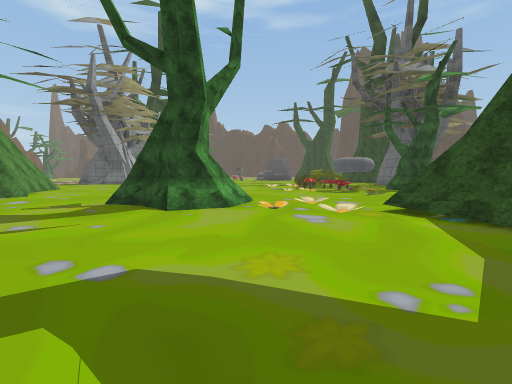
View 1 (above)

14 first-person views from a walk through a scene from a Unity 3-D project. The camera is 1.3 m above the floor, tilts 4° down and sees 90° across. The floor is counted in squares, 2 m on a side. Each view is taken from the middle of a square. On the plan, view 1 faces up. The plan holds only what a view shows up to about 9 squares ahead; the rest is blank. The place goes on beyond the plan. The player is left out. Some animated figures are not drawn. Some surface patterns are stand-ins.

View 2
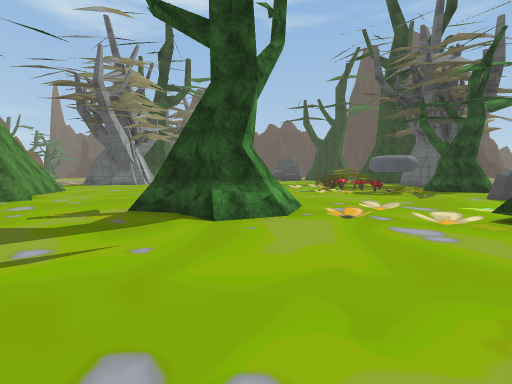

View 3
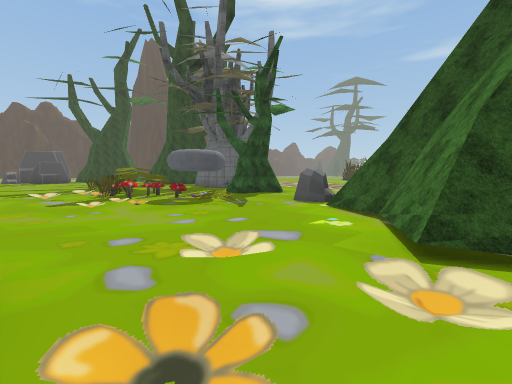

View 4
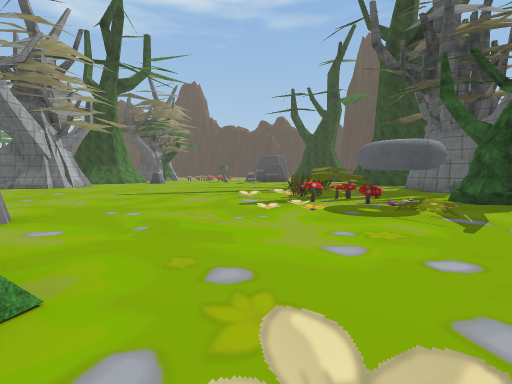

View 5
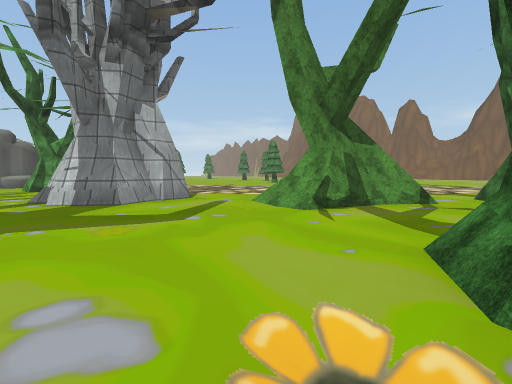

View 6
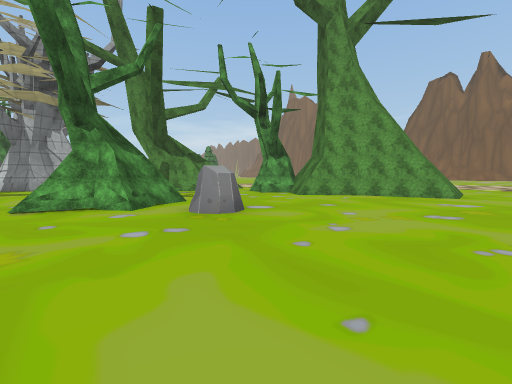

View 7
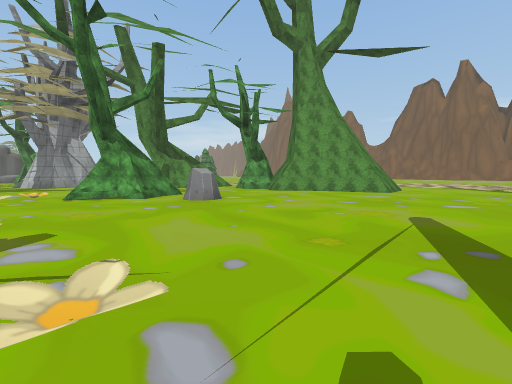

View 8
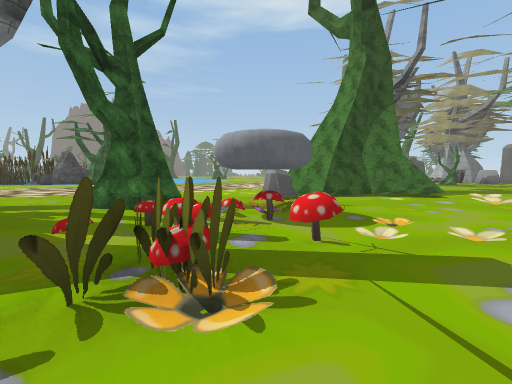

View 9
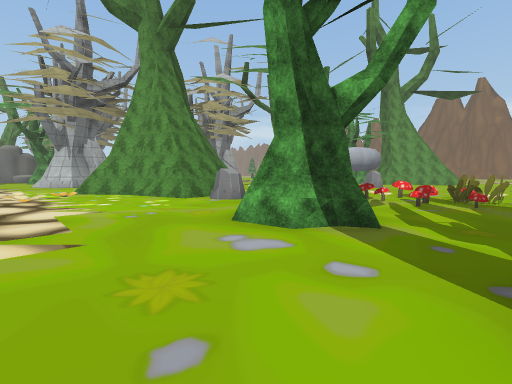

View 10
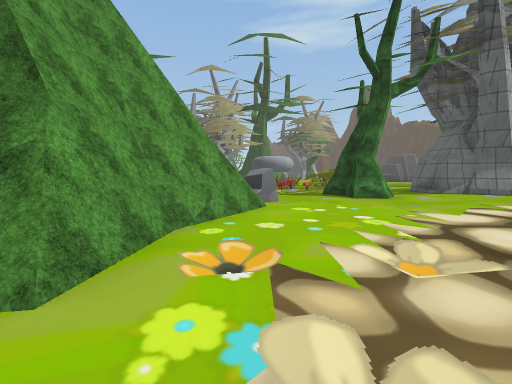

View 11
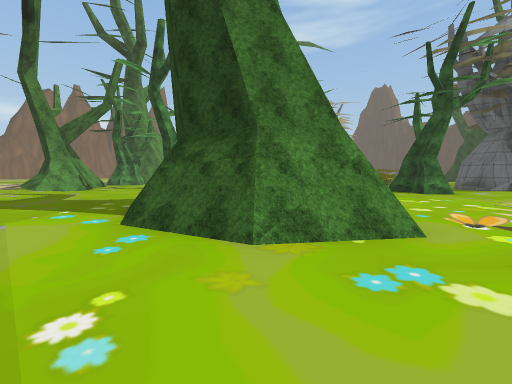

View 12
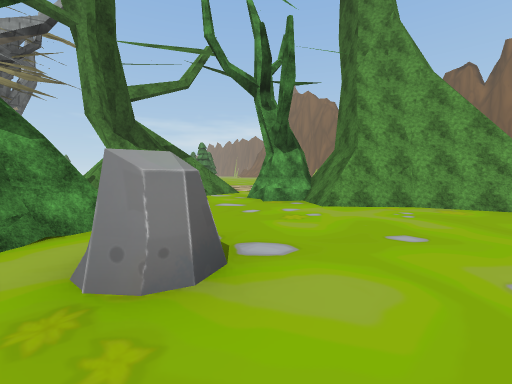

View 13
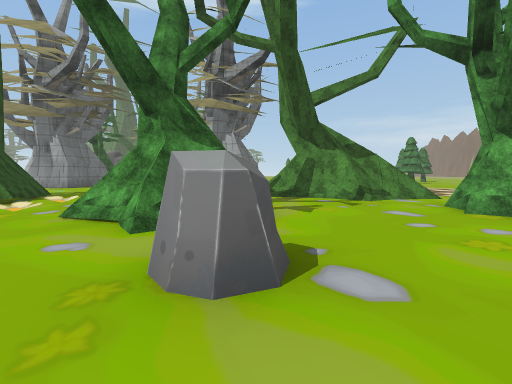

View 14
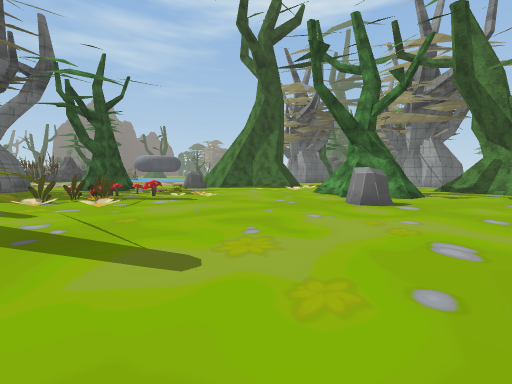

### Floor plan
Key: @ floor where view 1 was taken; # wall or solid block; . floor; / step, stairs or slope; = window, fence, low wall or low ledge; T tree; F flower; M mushroom; O other object.
Columns run from 11 left of view 1 to 10 right of it. Each row starts with its distance up from view 1.
 14  .............=  .####
 13  ............OO ......
 12 ............OFM...T...
 11 .##..........FOO.TT...
 10  ###...........O..T...
  9   ##...........O......
  8    ##...O.......OO....
  7    ##....T......#.....
  6    #T...TTTT....##....
  5    TT....TT...#####.//
  4   ............##  #.//
  3   ..###/......##  ##./
  2      ###/......####..
  1        //............
  0        ....@.........
 -1        ..##..
 -2        .####.
 -3            #.
 -4             .
 -5            ..
 -6            ..
 -7           TT.
 -8           TT

Positions as (right, up) in squares from view 1, and headings:
1: (0, 0), facing up
2: (-1, 1), facing up
3: (0, 4), facing up-right
4: (1, 5), facing up
5: (1, 5), facing down-left
6: (0, 12), facing down-left
7: (1, 14), facing down-left
8: (1, 13), facing down-right
9: (10, 13), facing down-left
10: (10, 3), facing up-left
11: (9, 0), facing up-left
12: (-2, 10), facing down-left
13: (-3, 10), facing down
14: (-5, 14), facing down-right
